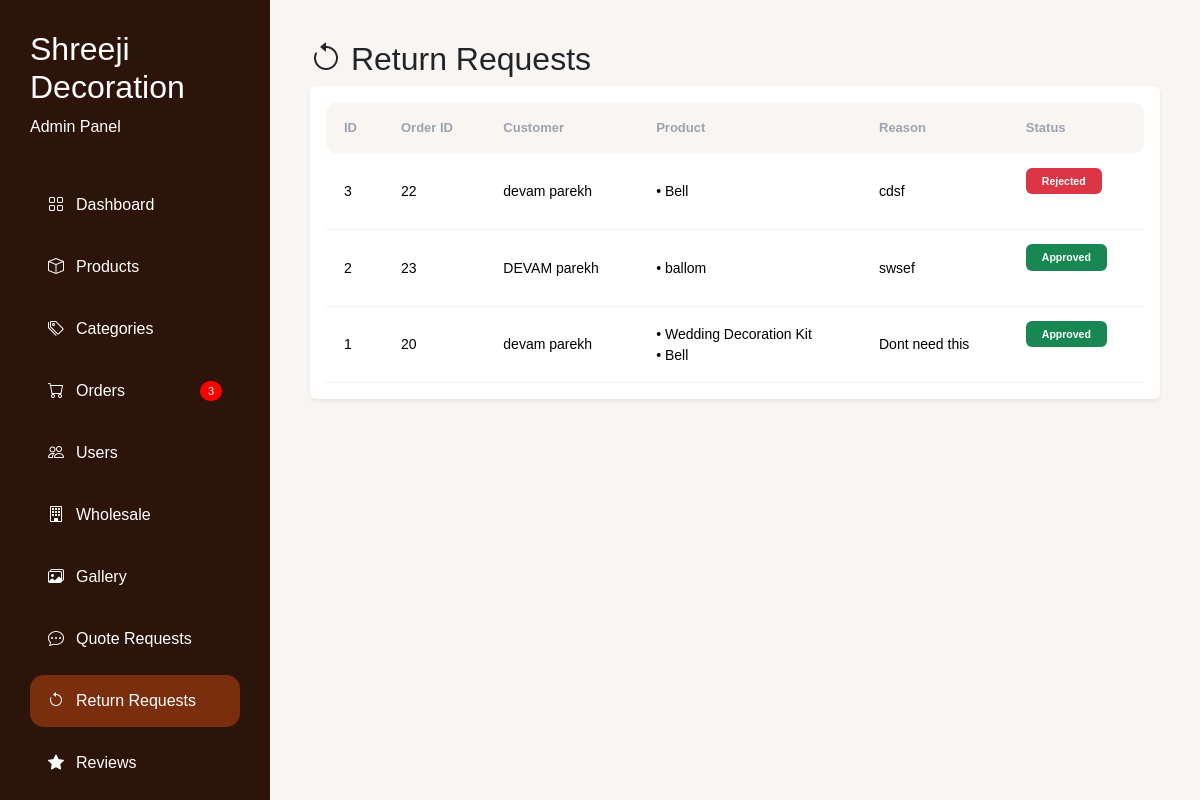
The app's page /admin/return-requests.php with its own data.
### tables this page shows
CREATE TABLE `return_requests` (
  `id` int(11) NOT NULL,
  `order_id` int(11) NOT NULL,
  `product_id` int(11) DEFAULT 0,
  `customer_name` varchar(150) DEFAULT NULL,
  `product_name` varchar(255) DEFAULT NULL,
  `customer_email` varchar(150) DEFAULT NULL,
  `reason` text DEFAULT NULL,
  `status` varchar(50) DEFAULT 'Pending',
  `created_at` timestamp NOT NULL DEFAULT current_timestamp()
);

### admin/return-requests.php (the view, shortened to what this page needs)
<?php
require_once '../config/db.php';
$result =
    mysqli_query(
        $conn,
        "SELECT *
FROM return_requests
ORDER BY id DESC"
    );
?>
<!DOCTYPE html>
<html>
<head>
    <link rel="stylesheet" href="https://cdn.jsdelivr.net/npm/bootstrap-icons@1.11.3/font/bootstrap-icons.min.css">
    <link href="https://cdn.jsdelivr.net/npm/bootstrap@5.3.3/dist/css/bootstrap.min.css" rel="stylesheet">
</head>
<body>
    <div class="admin-layout">
        <?php include 'includes/sidebar.php'; ?>
        <div class="main-content">
            <div class="page-header">
                <h2>
                    <i class="bi bi-arrow-counterclockwise"></i>
                    Return Requests
                </h2>
            </div>
            <div class="card shadow-sm border-0">
                <div class="card-body">
                    <table class="table table-hover align-middle">
                        <thead>
                            <tr>
                                <th>ID</th>
                                <th>Order ID</th>
                                <th>Customer</th>
                                <th>Product</th>
                                <th>Reason</th>
                                <th>Status</th>
                            </tr>
                        </thead>
                        <tbody>
                            <?php while ($row = mysqli_fetch_assoc($result)) { ?>
                                <tr>
                                    <td><?= $row['id']; ?></td>
                                    <td><?= $row['order_id']; ?></td>
                                    <td><?= $row['customer_name']; ?></td>
                                    <td>
                                        <?php
                                        $products =
                                            json_decode(
                                                $row['product_name'],
                                                true
                                            );
                                        if (is_array($products)) {
                                            foreach ($products as $p) {
                                                echo "<div class='product-list'>• " . $p['name'] . "</div>";
                                            }
                                        } else {
                                            echo $row['product_name'];
                                        }
                                        ?>
                                    </td>
                                    <td><?= $row['reason']; ?></td>
                                    <td>
                                        <?php
                                        $badge = 'secondary';
                                        if ($row['status'] == 'Approved') {
                                            $badge = 'success';
                                        }
                                        if ($row['status'] == 'Rejected') {
                                            $badge = 'danger';
                                        }
                                        ?>
                                        <span class="badge bg-<?= $badge ?> px-3 py-2">
                                            <?= $row['status']; ?>
                                        </span>
                                        <br><br>
                                    </td>
                                </tr>
                            <?php } ?>
                        </tbody>
                    </table>
                </div>
            </div>
</body>
</html>

### admin/return-requests.php (style rules this page uses)
body { background: #f8f5f2; font-family: Poppins, sans-serif; }
.main-content { margin-left: 270px; padding: 40px; }
.table { margin: 0; vertical-align: middle; }
.table thead th { border: none; padding: 16px 18px; font-size: 13px; font-weight: 600; color: #9CA3AF; background: #f8f5f2; }
.table thead th:first-child { border-radius: 12px 0 0 12px; }
.table thead th:last-child { border-radius: 0 12px 12px 0; }
.table tbody td { padding: 14px 18px; border-color: #f3f0ec; font-size: 14px; }

### records on screen
return_requests: id "3", order "22", customer_name "devam parekh", name "Bell", reason "cdsf", status "Rejected"
return_requests: id "2", order "23", customer_name "DEVAM parekh", name "ballom", reason "swsef", status "Approved"
return_requests: id "1", order "20", customer_name "devam parekh", name "Wedding Decoration Kit", name "Bell", reason "Dont need this", status "Approved"

### other values on screen
$newOrders "3"
